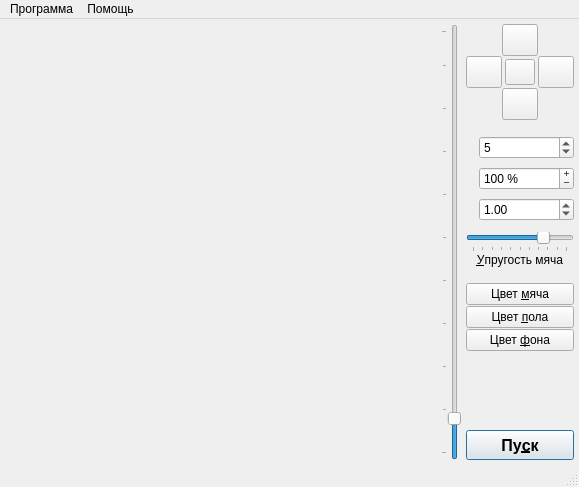
<?xml version="1.0" encoding="UTF-8"?>
<ui version="4.0">
 <class>MainWindow</class>
 <widget class="QMainWindow" name="MainWindow">
  <property name="geometry">
   <rect>
    <x>0</x>
    <y>0</y>
    <width>579</width>
    <height>487</height>
   </rect>
  </property>
  <property name="windowTitle">
   <string>Курсовая работа, вариант № 13</string>
  </property>
  <widget class="QWidget" name="centralWidget">
   <layout class="QHBoxLayout" name="horizontalLayout">
    <property name="spacing">
     <number>5</number>
    </property>
    <property name="margin">
     <number>5</number>
    </property>
    <item>
     <widget class="GLWidget" name="widget" native="true">
      <property name="sizePolicy">
       <sizepolicy hsizetype="Expanding" vsizetype="Expanding">
        <horstretch>1</horstretch>
        <verstretch>1</verstretch>
       </sizepolicy>
      </property>
      <property name="statusTip">
       <string>Виджет с визуализацией. Используйте управление мышью! (Движения мышью с зажатыми левой или правой или средней кнопкой)</string>
      </property>
      <layout class="QVBoxLayout" name="verticalLayout_2"/>
     </widget>
    </item>
    <item>
     <widget class="QSlider" name="heightSetter">
      <property name="statusTip">
       <string>Устанавливает начальную высоту мяча.</string>
      </property>
      <property name="minimum">
       <number>1</number>
      </property>
      <property name="maximum">
       <number>50</number>
      </property>
      <property name="singleStep">
       <number>1</number>
      </property>
      <property name="pageStep">
       <number>5</number>
      </property>
      <property name="value">
       <number>5</number>
      </property>
      <property name="orientation">
       <enum>Qt::Vertical</enum>
      </property>
      <property name="tickPosition">
       <enum>QSlider::TicksAbove</enum>
      </property>
      <property name="tickInterval">
       <number>5</number>
      </property>
     </widget>
    </item>
    <item>
     <widget class="QWidget" name="mainControlsBox" native="true">
      <property name="maximumSize">
       <size>
        <width>125</width>
        <height>16777215</height>
       </size>
      </property>
      <layout class="QVBoxLayout" name="verticalLayout">
       <property name="spacing">
        <number>1</number>
       </property>
       <property name="margin">
        <number>0</number>
       </property>
       <item>
        <layout class="QGridLayout" name="cameraManagementLayout">
         <property name="spacing">
          <number>0</number>
         </property>
         <item row="0" column="1">
          <widget class="QPushButton" name="camUpButton">
           <property name="sizePolicy">
            <sizepolicy hsizetype="Expanding" vsizetype="Fixed">
             <horstretch>0</horstretch>
             <verstretch>0</verstretch>
            </sizepolicy>
           </property>
           <property name="minimumSize">
            <size>
             <width>36</width>
             <height>32</height>
            </size>
           </property>
           <property name="maximumSize">
            <size>
             <width>36</width>
             <height>32</height>
            </size>
           </property>
           <property name="statusTip">
            <string>Поворот камеры вверх.</string>
           </property>
           <property name="text">
            <string/>
           </property>
           <property name="icon">
            <iconset resource="resources.qrc">
             <normaloff>:/icons/arrow-090.png</normaloff>:/icons/arrow-090.png</iconset>
           </property>
           <property name="shortcut">
            <string>Up</string>
           </property>
           <property name="autoRepeat">
            <bool>true</bool>
           </property>
           <property name="autoRepeatInterval">
            <number>50</number>
           </property>
          </widget>
         </item>
         <item row="2" column="1">
          <widget class="QPushButton" name="camDownButton">
           <property name="sizePolicy">
            <sizepolicy hsizetype="Expanding" vsizetype="Fixed">
             <horstretch>0</horstretch>
             <verstretch>0</verstretch>
            </sizepolicy>
           </property>
           <property name="minimumSize">
            <size>
             <width>36</width>
             <height>32</height>
            </size>
           </property>
           <property name="maximumSize">
            <size>
             <width>36</width>
             <height>32</height>
            </size>
           </property>
           <property name="statusTip">
            <string>Поворот камеры вниз.</string>
           </property>
           <property name="text">
            <string/>
           </property>
           <property name="icon">
            <iconset resource="resources.qrc">
             <normaloff>:/icons/arrow-270.png</normaloff>:/icons/arrow-270.png</iconset>
           </property>
           <property name="shortcut">
            <string>Down</string>
           </property>
           <property name="autoRepeat">
            <bool>true</bool>
           </property>
           <property name="autoRepeatInterval">
            <number>50</number>
           </property>
          </widget>
         </item>
         <item row="1" column="0">
          <widget class="QPushButton" name="camLeftButton">
           <property name="sizePolicy">
            <sizepolicy hsizetype="Expanding" vsizetype="Fixed">
             <horstretch>0</horstretch>
             <verstretch>0</verstretch>
            </sizepolicy>
           </property>
           <property name="minimumSize">
            <size>
             <width>36</width>
             <height>32</height>
            </size>
           </property>
           <property name="maximumSize">
            <size>
             <width>36</width>
             <height>32</height>
            </size>
           </property>
           <property name="statusTip">
            <string>Поворот камеры налево.</string>
           </property>
           <property name="text">
            <string/>
           </property>
           <property name="icon">
            <iconset resource="resources.qrc">
             <normaloff>:/icons/arrow-180.png</normaloff>:/icons/arrow-180.png</iconset>
           </property>
           <property name="shortcut">
            <string>Left</string>
           </property>
           <property name="autoRepeat">
            <bool>true</bool>
           </property>
           <property name="autoRepeatInterval">
            <number>50</number>
           </property>
          </widget>
         </item>
         <item row="1" column="2">
          <widget class="QPushButton" name="camRightButton">
           <property name="sizePolicy">
            <sizepolicy hsizetype="Expanding" vsizetype="Fixed">
             <horstretch>0</horstretch>
             <verstretch>0</verstretch>
            </sizepolicy>
           </property>
           <property name="minimumSize">
            <size>
             <width>36</width>
             <height>32</height>
            </size>
           </property>
           <property name="maximumSize">
            <size>
             <width>36</width>
             <height>32</height>
            </size>
           </property>
           <property name="statusTip">
            <string>Поворот камеры направо.</string>
           </property>
           <property name="text">
            <string/>
           </property>
           <property name="icon">
            <iconset resource="resources.qrc">
             <normaloff>:/icons/arrow.png</normaloff>:/icons/arrow.png</iconset>
           </property>
           <property name="shortcut">
            <string>Right</string>
           </property>
           <property name="autoRepeat">
            <bool>true</bool>
           </property>
           <property name="autoRepeatInterval">
            <number>50</number>
           </property>
          </widget>
         </item>
         <item row="1" column="1">
          <layout class="QVBoxLayout" name="verticalLayout_3">
           <property name="spacing">
            <number>0</number>
           </property>
           <property name="sizeConstraint">
            <enum>QLayout::SetMinimumSize</enum>
           </property>
           <property name="leftMargin">
            <number>3</number>
           </property>
           <property name="topMargin">
            <number>2</number>
           </property>
           <property name="rightMargin">
            <number>3</number>
           </property>
           <property name="bottomMargin">
            <number>2</number>
           </property>
           <item>
            <widget class="QPushButton" name="fullScreenButton">
             <property name="sizePolicy">
              <sizepolicy hsizetype="MinimumExpanding" vsizetype="MinimumExpanding">
               <horstretch>0</horstretch>
               <verstretch>0</verstretch>
              </sizepolicy>
             </property>
             <property name="minimumSize">
              <size>
               <width>30</width>
               <height>26</height>
              </size>
             </property>
             <property name="maximumSize">
              <size>
               <width>30</width>
               <height>26</height>
              </size>
             </property>
             <property name="toolTip">
              <string>Переключиться в полноэкранный режим и обратно.</string>
             </property>
             <property name="statusTip">
              <string>Переключение в полноэкранный режим и обратно.</string>
             </property>
             <property name="whatsThis">
              <string>Эта кнопка позволяет переключаться из оконоого режима в полноэкранный и обратно. Так же можно использовать комбинацию Alt+Enter.</string>
             </property>
             <property name="text">
              <string/>
             </property>
             <property name="icon">
              <iconset resource="resources.qrc">
               <normaloff>:/icons/application-resize-full.png</normaloff>:/icons/application-resize-full.png</iconset>
             </property>
             <property name="shortcut">
              <string>Alt+Return</string>
             </property>
            </widget>
           </item>
          </layout>
         </item>
        </layout>
       </item>
       <item>
        <spacer name="verticalSpacer_4">
         <property name="orientation">
          <enum>Qt::Vertical</enum>
         </property>
         <property name="sizeType">
          <enum>QSizePolicy::Fixed</enum>
         </property>
         <property name="sizeHint" stdset="0">
          <size>
           <width>10</width>
           <height>15</height>
          </size>
         </property>
        </spacer>
       </item>
       <item>
        <layout class="QFormLayout" name="formLayout_2">
         <item row="0" column="0">
          <widget class="QLabel" name="heightLabel">
           <property name="minimumSize">
            <size>
             <width>0</width>
             <height>25</height>
            </size>
           </property>
           <property name="statusTip">
            <string>Начальная высота мяча.</string>
           </property>
           <property name="text">
            <string/>
           </property>
           <property name="pixmap">
            <pixmap resource="resources.qrc">:/icons/arrow-resize-090.png</pixmap>
           </property>
           <property name="buddy">
            <cstring>spinBox</cstring>
           </property>
          </widget>
         </item>
         <item row="0" column="1">
          <widget class="QSpinBox" name="spinBox">
           <property name="minimumSize">
            <size>
             <width>60</width>
             <height>0</height>
            </size>
           </property>
           <property name="toolTip">
            <string>Начальная высота мяча.</string>
           </property>
           <property name="statusTip">
            <string>Начальная высота мяча.</string>
           </property>
           <property name="minimum">
            <number>1</number>
           </property>
           <property name="maximum">
            <number>50</number>
           </property>
           <property name="singleStep">
            <number>5</number>
           </property>
           <property name="value">
            <number>5</number>
           </property>
          </widget>
         </item>
         <item row="1" column="0">
          <widget class="QLabel" name="zoomLabel">
           <property name="minimumSize">
            <size>
             <width>0</width>
             <height>25</height>
            </size>
           </property>
           <property name="statusTip">
            <string>Степень приближения сцены.</string>
           </property>
           <property name="text">
            <string/>
           </property>
           <property name="pixmap">
            <pixmap resource="resources.qrc">:/icons/magnifier-zoom.png</pixmap>
           </property>
           <property name="alignment">
            <set>Qt::AlignLeading|Qt::AlignLeft|Qt::AlignVCenter</set>
           </property>
           <property name="buddy">
            <cstring>zoomSelector</cstring>
           </property>
          </widget>
         </item>
         <item row="1" column="1">
          <widget class="QSpinBox" name="zoomSelector">
           <property name="minimumSize">
            <size>
             <width>60</width>
             <height>0</height>
            </size>
           </property>
           <property name="toolTip">
            <string>Степень приближения сцены.</string>
           </property>
           <property name="statusTip">
            <string>Степень приближения сцены.</string>
           </property>
           <property name="buttonSymbols">
            <enum>QAbstractSpinBox::PlusMinus</enum>
           </property>
           <property name="correctionMode">
            <enum>QAbstractSpinBox::CorrectToNearestValue</enum>
           </property>
           <property name="suffix">
            <string> %</string>
           </property>
           <property name="minimum">
            <number>1</number>
           </property>
           <property name="maximum">
            <number>1000</number>
           </property>
           <property name="singleStep">
            <number>10</number>
           </property>
           <property name="value">
            <number>100</number>
           </property>
          </widget>
         </item>
         <item row="2" column="0">
          <widget class="QLabel" name="label">
           <property name="toolTip">
            <string>Изменяет радиус мяча.</string>
           </property>
           <property name="statusTip">
            <string>Радиус мяча.</string>
           </property>
           <property name="text">
            <string/>
           </property>
           <property name="pixmap">
            <pixmap resource="resources.qrc">:/icons/ruler-triangle.png</pixmap>
           </property>
           <property name="buddy">
            <cstring>doubleSpinBox</cstring>
           </property>
          </widget>
         </item>
         <item row="2" column="1">
          <widget class="QDoubleSpinBox" name="doubleSpinBox">
           <property name="toolTip">
            <string>Изменяет радиус мяча.</string>
           </property>
           <property name="statusTip">
            <string>Радиус мяча.</string>
           </property>
           <property name="decimals">
            <number>2</number>
           </property>
           <property name="minimum">
            <double>0.100000000000000</double>
           </property>
           <property name="maximum">
            <double>5.000000000000000</double>
           </property>
           <property name="singleStep">
            <double>0.100000000000000</double>
           </property>
           <property name="value">
            <double>1.000000000000000</double>
           </property>
          </widget>
         </item>
        </layout>
       </item>
       <item>
        <spacer name="verticalSpacer_3">
         <property name="orientation">
          <enum>Qt::Vertical</enum>
         </property>
         <property name="sizeType">
          <enum>QSizePolicy::Fixed</enum>
         </property>
         <property name="sizeHint" stdset="0">
          <size>
           <width>10</width>
           <height>10</height>
          </size>
         </property>
        </spacer>
       </item>
       <item>
        <widget class="QSlider" name="stiffnessSlider">
         <property name="maximumSize">
          <size>
           <width>16777215</width>
           <height>16777215</height>
          </size>
         </property>
         <property name="statusTip">
          <string>Упругость мяча от 0% (неупругий) до 100% (упругий). Определяет быстроту затухания движения мяча.</string>
         </property>
         <property name="minimum">
          <number>0</number>
         </property>
         <property name="maximum">
          <number>100</number>
         </property>
         <property name="singleStep">
          <number>1</number>
         </property>
         <property name="pageStep">
          <number>10</number>
         </property>
         <property name="value">
          <number>75</number>
         </property>
         <property name="orientation">
          <enum>Qt::Horizontal</enum>
         </property>
         <property name="tickPosition">
          <enum>QSlider::TicksBelow</enum>
         </property>
         <property name="tickInterval">
          <number>10</number>
         </property>
        </widget>
       </item>
       <item>
        <widget class="QLabel" name="stiffnessLabel">
         <property name="statusTip">
          <string>Упругость мяча от 0% (неупругий) до 100% (упругий). Определяет быстроту затухания движения мяча.</string>
         </property>
         <property name="text">
          <string>&amp;Упругость мяча</string>
         </property>
         <property name="alignment">
          <set>Qt::AlignHCenter|Qt::AlignTop</set>
         </property>
         <property name="buddy">
          <cstring>stiffnessSlider</cstring>
         </property>
        </widget>
       </item>
       <item>
        <spacer name="verticalSpacer_5">
         <property name="orientation">
          <enum>Qt::Vertical</enum>
         </property>
         <property name="sizeType">
          <enum>QSizePolicy::Fixed</enum>
         </property>
         <property name="sizeHint" stdset="0">
          <size>
           <width>15</width>
           <height>15</height>
          </size>
         </property>
        </spacer>
       </item>
       <item>
        <widget class="QPushButton" name="ballColorBtn">
         <property name="statusTip">
          <string>Меняет цвет мяча.</string>
         </property>
         <property name="text">
          <string>Цвет &amp;мяча</string>
         </property>
        </widget>
       </item>
       <item>
        <widget class="QPushButton" name="floorColorBtn">
         <property name="statusTip">
          <string>Меняет цвет плоскости, на которую падает мяч.</string>
         </property>
         <property name="text">
          <string>Цвет &amp;пола</string>
         </property>
         <property name="shortcut">
          <string>П</string>
         </property>
        </widget>
       </item>
       <item>
        <widget class="QPushButton" name="bgColorBtn">
         <property name="statusTip">
          <string>Меняет цвет фона (подложки)</string>
         </property>
         <property name="text">
          <string>Цвет &amp;фона</string>
         </property>
         <property name="shortcut">
          <string>Ф</string>
         </property>
        </widget>
       </item>
       <item>
        <spacer name="verticalSpacer">
         <property name="orientation">
          <enum>Qt::Vertical</enum>
         </property>
         <property name="sizeType">
          <enum>QSizePolicy::MinimumExpanding</enum>
         </property>
         <property name="sizeHint" stdset="0">
          <size>
           <width>20</width>
           <height>17</height>
          </size>
         </property>
        </spacer>
       </item>
       <item>
        <widget class="QPushButton" name="startButton">
         <property name="minimumSize">
          <size>
           <width>0</width>
           <height>30</height>
          </size>
         </property>
         <property name="font">
          <font>
           <pointsize>12</pointsize>
           <weight>75</weight>
           <bold>true</bold>
          </font>
         </property>
         <property name="toolTip">
          <string>Нажмите, чтобы запустить/остановить визуализацию.</string>
         </property>
         <property name="statusTip">
          <string>Запускает визуализацию.</string>
         </property>
         <property name="text">
          <string>Пу&amp;ск</string>
         </property>
         <property name="icon">
          <iconset resource="resources.qrc">
           <normaloff>:/icons/control.png</normaloff>:/icons/control.png</iconset>
         </property>
         <property name="shortcut">
          <string>С</string>
         </property>
         <property name="autoDefault">
          <bool>true</bool>
         </property>
         <property name="default">
          <bool>true</bool>
         </property>
        </widget>
       </item>
      </layout>
     </widget>
    </item>
   </layout>
  </widget>
  <widget class="QMenuBar" name="menuBar">
   <property name="geometry">
    <rect>
     <x>0</x>
     <y>0</y>
     <width>579</width>
     <height>20</height>
    </rect>
   </property>
   <widget class="QMenu" name="mainMenu">
    <property name="title">
     <string>Программа</string>
    </property>
    <addaction name="action_start"/>
    <addaction name="separator"/>
    <addaction name="action_exit"/>
   </widget>
   <widget class="QMenu" name="menu_2">
    <property name="title">
     <string>Помощь</string>
    </property>
    <addaction name="action_help"/>
    <addaction name="action_tech"/>
    <addaction name="separator"/>
    <addaction name="action_about"/>
    <addaction name="action_Qt"/>
   </widget>
   <addaction name="mainMenu"/>
   <addaction name="menu_2"/>
  </widget>
  <widget class="QStatusBar" name="statusBar">
   <property name="statusTip">
    <string>Это строка состояния, она показывает вот такой справочный текст обо всех кнопках.</string>
   </property>
  </widget>
  <action name="action_start">
   <property name="icon">
    <iconset resource="resources.qrc">
     <normaloff>:/icons/control.png</normaloff>:/icons/control.png</iconset>
   </property>
   <property name="text">
    <string>За&amp;пуск визуализации</string>
   </property>
   <property name="toolTip">
    <string>Начинает визуализацию.</string>
   </property>
   <property name="statusTip">
    <string>Начинает визуализацию.</string>
   </property>
   <property name="shortcut">
    <string comment="Enter">Return</string>
   </property>
  </action>
  <action name="action_exit">
   <property name="icon">
    <iconset resource="resources.qrc">
     <normaloff>:/icons/door-open-out.png</normaloff>:/icons/door-open-out.png</iconset>
   </property>
   <property name="text">
    <string>В&amp;ыход</string>
   </property>
   <property name="toolTip">
    <string>Выход из программы.</string>
   </property>
   <property name="statusTip">
    <string>Закрывает программу.</string>
   </property>
   <property name="shortcut">
    <string>Ctrl+Q</string>
   </property>
   <property name="menuRole">
    <enum>QAction::QuitRole</enum>
   </property>
  </action>
  <action name="action_about">
   <property name="icon">
    <iconset resource="resources.qrc">
     <normaloff>:/icons/information-white.png</normaloff>:/icons/information-white.png</iconset>
   </property>
   <property name="text">
    <string>О п&amp;рограмме</string>
   </property>
   <property name="toolTip">
    <string>Показать окно с информацией об этой программе.</string>
   </property>
   <property name="shortcut">
    <string>Ctrl+A</string>
   </property>
   <property name="menuRole">
    <enum>QAction::AboutRole</enum>
   </property>
  </action>
  <action name="action_Qt">
   <property name="text">
    <string>О фреймвор&amp;ке Qt</string>
   </property>
   <property name="toolTip">
    <string>Показать окно с информацией об используемом фреймворке.</string>
   </property>
   <property name="visible">
    <bool>false</bool>
   </property>
   <property name="menuRole">
    <enum>QAction::AboutQtRole</enum>
   </property>
  </action>
  <action name="action_tech">
   <property name="icon">
    <iconset resource="resources.qrc">
     <normaloff>:/icons/property-blue.png</normaloff>:/icons/property-blue.png</iconset>
   </property>
   <property name="text">
    <string>&amp;Техническое задание</string>
   </property>
   <property name="statusTip">
    <string>Показать техническое задание на курсовую работу</string>
   </property>
   <property name="shortcut">
    <string>Ctrl+T</string>
   </property>
  </action>
  <action name="action_help">
   <property name="icon">
    <iconset resource="resources.qrc">
     <normaloff>:/icons/question-white.png</normaloff>:/icons/question-white.png</iconset>
   </property>
   <property name="text">
    <string>&amp;Справка</string>
   </property>
   <property name="shortcut">
    <string>F1</string>
   </property>
  </action>
 </widget>
 <layoutdefault spacing="6" margin="11"/>
 <customwidgets>
  <customwidget>
   <class>GLWidget</class>
   <extends>QWidget</extends>
   <header>glwidget.h</header>
   <container>1</container>
   <slots>
    <signal>ballColorChanged(QColor)</signal>
    <signal>zoomChanged(int)</signal>
    <slot>setZRotation(int)</slot>
    <slot>setBallElasticity(int)</slot>
    <slot>setZoom(int)</slot>
    <slot>setZoom(QString)</slot>
    <slot>setHeight(int)</slot>
    <slot>chooseBallColor()</slot>
    <slot>setBallColor(QColor)</slot>
    <slot>chooseFloorColor()</slot>
    <slot>chooseBgColor()</slot>
    <slot>turnCameraUp()</slot>
    <slot>turnCameraDown()</slot>
    <slot>turnCameraLeft()</slot>
    <slot>turnCameraRight()</slot>
    <slot>switchFullScreen()</slot>
    <slot>setBallRadius(double)</slot>
   </slots>
  </customwidget>
 </customwidgets>
 <tabstops>
  <tabstop>heightSetter</tabstop>
  <tabstop>spinBox</tabstop>
  <tabstop>zoomSelector</tabstop>
  <tabstop>doubleSpinBox</tabstop>
  <tabstop>stiffnessSlider</tabstop>
  <tabstop>ballColorBtn</tabstop>
  <tabstop>floorColorBtn</tabstop>
  <tabstop>bgColorBtn</tabstop>
  <tabstop>startButton</tabstop>
  <tabstop>camUpButton</tabstop>
  <tabstop>camRightButton</tabstop>
  <tabstop>camDownButton</tabstop>
  <tabstop>camLeftButton</tabstop>
  <tabstop>fullScreenButton</tabstop>
 </tabstops>
 <resources>
  <include location="resources.qrc"/>
 </resources>
 <connections>
  <connection>
   <sender>heightSetter</sender>
   <signal>valueChanged(int)</signal>
   <receiver>widget</receiver>
   <slot>setHeight(int)</slot>
   <hints>
    <hint type="sourcelabel">
     <x>448</x>
     <y>388</y>
    </hint>
    <hint type="destinationlabel">
     <x>397</x>
     <y>388</y>
    </hint>
   </hints>
  </connection>
  <connection>
   <sender>doubleSpinBox</sender>
   <signal>valueChanged(double)</signal>
   <receiver>widget</receiver>
   <slot>setBallRadius(double)</slot>
   <hints>
    <hint type="sourcelabel">
     <x>535</x>
     <y>211</y>
    </hint>
    <hint type="destinationlabel">
     <x>386</x>
     <y>213</y>
    </hint>
   </hints>
  </connection>
  <connection>
   <sender>camUpButton</sender>
   <signal>clicked()</signal>
   <receiver>widget</receiver>
   <slot>turnCameraUp()</slot>
   <hints>
    <hint type="sourcelabel">
     <x>512</x>
     <y>46</y>
    </hint>
    <hint type="destinationlabel">
     <x>408</x>
     <y>46</y>
    </hint>
   </hints>
  </connection>
  <connection>
   <sender>camRightButton</sender>
   <signal>clicked()</signal>
   <receiver>widget</receiver>
   <slot>turnCameraRight()</slot>
   <hints>
    <hint type="sourcelabel">
     <x>545</x>
     <y>62</y>
    </hint>
    <hint type="destinationlabel">
     <x>404</x>
     <y>62</y>
    </hint>
   </hints>
  </connection>
  <connection>
   <sender>camLeftButton</sender>
   <signal>clicked()</signal>
   <receiver>widget</receiver>
   <slot>turnCameraLeft()</slot>
   <hints>
    <hint type="sourcelabel">
     <x>476</x>
     <y>78</y>
    </hint>
    <hint type="destinationlabel">
     <x>395</x>
     <y>78</y>
    </hint>
   </hints>
  </connection>
  <connection>
   <sender>fullScreenButton</sender>
   <signal>clicked()</signal>
   <receiver>MainWindow</receiver>
   <slot>switchFullScreen()</slot>
   <hints>
    <hint type="sourcelabel">
     <x>518</x>
     <y>71</y>
    </hint>
    <hint type="destinationlabel">
     <x>482</x>
     <y>22</y>
    </hint>
   </hints>
  </connection>
  <connection>
   <sender>bgColorBtn</sender>
   <signal>clicked()</signal>
   <receiver>widget</receiver>
   <slot>chooseBgColor()</slot>
   <hints>
    <hint type="sourcelabel">
     <x>493</x>
     <y>352</y>
    </hint>
    <hint type="destinationlabel">
     <x>406</x>
     <y>350</y>
    </hint>
   </hints>
  </connection>
  <connection>
   <sender>floorColorBtn</sender>
   <signal>clicked()</signal>
   <receiver>widget</receiver>
   <slot>chooseFloorColor()</slot>
   <hints>
    <hint type="sourcelabel">
     <x>486</x>
     <y>327</y>
    </hint>
    <hint type="destinationlabel">
     <x>399</x>
     <y>329</y>
    </hint>
   </hints>
  </connection>
  <connection>
   <sender>ballColorBtn</sender>
   <signal>clicked()</signal>
   <receiver>widget</receiver>
   <slot>chooseBallColor()</slot>
   <hints>
    <hint type="sourcelabel">
     <x>487</x>
     <y>300</y>
    </hint>
    <hint type="destinationlabel">
     <x>392</x>
     <y>304</y>
    </hint>
   </hints>
  </connection>
  <connection>
   <sender>stiffnessSlider</sender>
   <signal>valueChanged(int)</signal>
   <receiver>widget</receiver>
   <slot>setBallElasticity(int)</slot>
   <hints>
    <hint type="sourcelabel">
     <x>505</x>
     <y>250</y>
    </hint>
    <hint type="destinationlabel">
     <x>390</x>
     <y>246</y>
    </hint>
   </hints>
  </connection>
  <connection>
   <sender>zoomSelector</sender>
   <signal>valueChanged(int)</signal>
   <receiver>widget</receiver>
   <slot>setZoom(int)</slot>
   <hints>
    <hint type="sourcelabel">
     <x>525</x>
     <y>175</y>
    </hint>
    <hint type="destinationlabel">
     <x>384</x>
     <y>175</y>
    </hint>
   </hints>
  </connection>
  <connection>
   <sender>spinBox</sender>
   <signal>valueChanged(int)</signal>
   <receiver>heightSetter</receiver>
   <slot>setValue(int)</slot>
   <hints>
    <hint type="sourcelabel">
     <x>522</x>
     <y>148</y>
    </hint>
    <hint type="destinationlabel">
     <x>443</x>
     <y>142</y>
    </hint>
   </hints>
  </connection>
  <connection>
   <sender>heightSetter</sender>
   <signal>valueChanged(int)</signal>
   <receiver>spinBox</receiver>
   <slot>setValue(int)</slot>
   <hints>
    <hint type="sourcelabel">
     <x>445</x>
     <y>155</y>
    </hint>
    <hint type="destinationlabel">
     <x>529</x>
     <y>157</y>
    </hint>
   </hints>
  </connection>
  <connection>
   <sender>camDownButton</sender>
   <signal>clicked()</signal>
   <receiver>widget</receiver>
   <slot>turnCameraDown()</slot>
   <hints>
    <hint type="sourcelabel">
     <x>511</x>
     <y>94</y>
    </hint>
    <hint type="destinationlabel">
     <x>409</x>
     <y>94</y>
    </hint>
   </hints>
  </connection>
  <connection>
   <sender>widget</sender>
   <signal>zoomChanged(int)</signal>
   <receiver>zoomSelector</receiver>
   <slot>setValue(int)</slot>
   <hints>
    <hint type="sourcelabel">
     <x>417</x>
     <y>190</y>
    </hint>
    <hint type="destinationlabel">
     <x>513</x>
     <y>190</y>
    </hint>
   </hints>
  </connection>
 </connections>
 <slots>
  <slot>switchFullScreen()</slot>
 </slots>
</ui>
